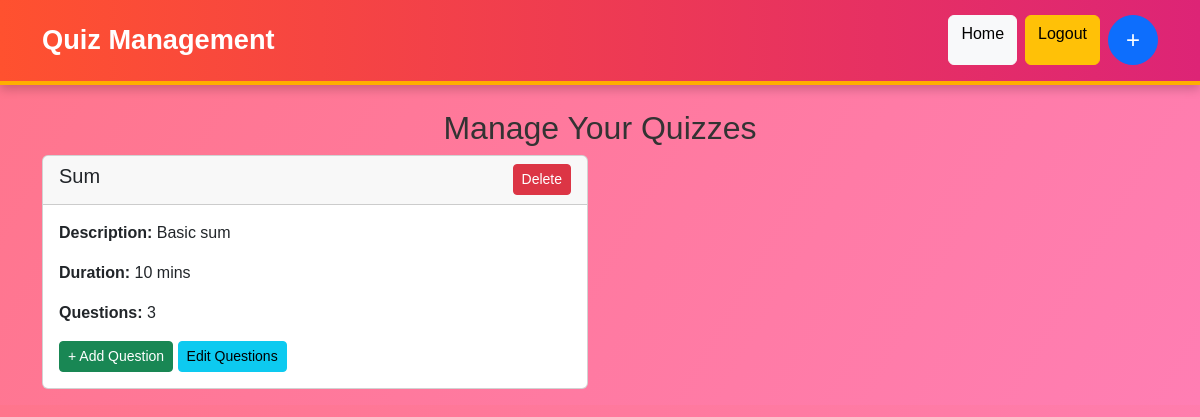
Page /admin/quiz on the committed database.
### models.py (models this page shows)
class Quiz(db.Model):
    __tablename__="quiz"
    id=db.Column(db.Integer,primary_key=True,nullable=False,unique=True,autoincrement=True)
    chapter_id=db.Column(db.Integer,db.ForeignKey('chapter.id'),nullable=False)
    title=db.Column(db.String(100),nullable=False)
    description=db.Column(db.Text,nullable=False)
    max_questions = db.Column(db.Integer, nullable=False, default=5)
    number_of_questions = db.Column(db.Integer, nullable=False)
    duration = db.Column(db.Integer, nullable=False)
    quiz_date = db.Column(db.DateTime, nullable=False, default=func.now())
    questions=db.relationship('Questions',backref='quiz', cascade="all, delete-orphan",lazy=True)

### app.py (the view)
@app.route('/admin/quiz')
def quiz():
    quizzes = Quiz.query.all()
    return render_template("quiz.html", quizzes=quizzes)

### Templates/quiz.html (shortened to what this page needs)
<!DOCTYPE html>
<html lang="en">
<head>
    <link rel="stylesheet" href="https://cdn.jsdelivr.net/npm/bootstrap@5.3.0/dist/css/bootstrap.min.css">
</head>
<body>
    <nav class="navbar navbar-expand-lg">
        <div class="container">
            <a class="navbar-brand" href="#">Quiz Management</a>
            <div class="d-flex">
                <a href="/admin_dashboard" class="btn btn-light me-2">Home</a>
                <a href="/" class="btn btn-warning me-2">Logout</a>
                <a href="/admin/quiz/add" class="btn btn-primary btn-add">+</a>
            </div>
        </div>
    </nav>
    <div class="container mt-4">
        <h2 class="text-center">Manage Your Quizzes</h2>
        <div class="row">
            {% for quiz in quizzes %}
                <div class="col-md-6">
                    <div class="card mb-3">
                        <div class="card-header d-flex justify-content-between">
                            <h5>{{ quiz.title }}</h5>
                            <form action="{{ url_for('delete_quiz', quiz_id=quiz.id) }}" method="POST" style="display:inline;">
                                <button type="submit" class="btn btn-danger btn-sm">Delete</button>
                            </form>
                        </div>
                        <div class="card-body">
                            <p><strong>Description:</strong> {{ quiz.description }}</p>
                            <p><strong>Duration:</strong> {{ quiz.duration }} mins</p>
                            <p><strong>Questions:</strong> {{ quiz.questions|length }}</p>
                            <a href="{{ url_for('add_question', quiz_id=quiz.id) }}" class="btn btn-success btn-sm">+ Add Question</a>
                            <a href="{{ url_for('edit_question', quiz_id=quiz.id) }}" class="btn btn-info btn-sm">Edit Questions</a>
                        </div>
                    </div>
                </div>
            {% endfor %}
        </div>
    </div>
</body>
</html>

### Templates/quiz.html (style rules this page uses)
body { font-family: 'Poppins', sans-serif; background: linear-gradient(120deg, #ff758c, #ff7eb3); color: #333; margin: 0; padding: 0; }
.navbar { background: linear-gradient(90deg, #ff512f, #dd2476); padding: 15px; border-bottom: 4px solid #ffae00; box-shadow: 0px 4px 10px rgba(0, 0, 0, 0.2); }
.navbar-brand { font-weight: bold; color: white !important; font-size: 1.7rem; }
.btn-add { font-size: 24px; border-radius: 50%; width: 50px; height: 50px; display: flex; align-items: center; justify-content: center; }

### rows in the picture
Quiz: title "Sum", description "Basic sum", duration "10", questions|length "3"
